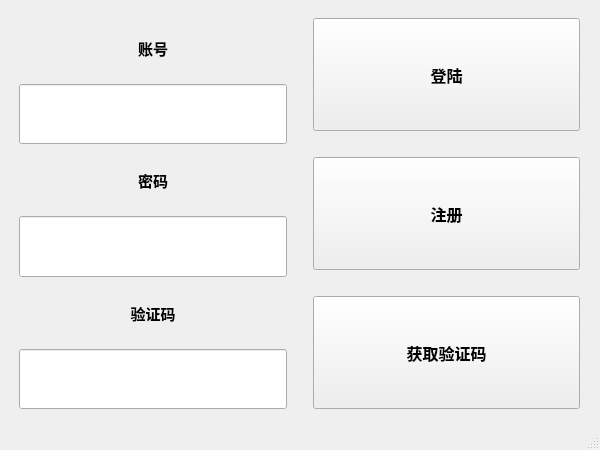
<?xml version="1.0" encoding="UTF-8"?>
<ui version="4.0">
 <class>login</class>
 <widget class="QMainWindow" name="login">
  <property name="windowModality">
   <enum>Qt::ApplicationModal</enum>
  </property>
  <property name="geometry">
   <rect>
    <x>0</x>
    <y>0</y>
    <width>600</width>
    <height>450</height>
   </rect>
  </property>
  <property name="sizePolicy">
   <sizepolicy hsizetype="Preferred" vsizetype="Preferred">
    <horstretch>0</horstretch>
    <verstretch>0</verstretch>
   </sizepolicy>
  </property>
  <property name="minimumSize">
   <size>
    <width>600</width>
    <height>450</height>
   </size>
  </property>
  <property name="maximumSize">
   <size>
    <width>600</width>
    <height>450</height>
   </size>
  </property>
  <property name="windowTitle">
   <string>MainWindow</string>
  </property>
  <widget class="QWidget" name="centralwidget">
   <property name="sizePolicy">
    <sizepolicy hsizetype="Preferred" vsizetype="Preferred">
     <horstretch>0</horstretch>
     <verstretch>0</verstretch>
    </sizepolicy>
   </property>
   <widget class="QWidget" name="">
    <property name="geometry">
     <rect>
      <x>19</x>
      <y>18</y>
      <width>561</width>
      <height>391</height>
     </rect>
    </property>
    <layout class="QHBoxLayout" name="horizontalLayout">
     <item>
      <layout class="QVBoxLayout" name="verticalLayout">
       <item>
        <widget class="QLabel" name="label">
         <property name="sizePolicy">
          <sizepolicy hsizetype="Expanding" vsizetype="Expanding">
           <horstretch>0</horstretch>
           <verstretch>0</verstretch>
          </sizepolicy>
         </property>
         <property name="minimumSize">
          <size>
           <width>187</width>
           <height>22</height>
          </size>
         </property>
         <property name="font">
          <font>
           <family>微软雅黑</family>
           <pointsize>11</pointsize>
           <weight>75</weight>
           <bold>true</bold>
          </font>
         </property>
         <property name="focusPolicy">
          <enum>Qt::NoFocus</enum>
         </property>
         <property name="text">
          <string>账号</string>
         </property>
         <property name="alignment">
          <set>Qt::AlignCenter</set>
         </property>
        </widget>
       </item>
       <item>
        <widget class="QLineEdit" name="account">
         <property name="sizePolicy">
          <sizepolicy hsizetype="Expanding" vsizetype="Expanding">
           <horstretch>0</horstretch>
           <verstretch>0</verstretch>
          </sizepolicy>
         </property>
         <property name="minimumSize">
          <size>
           <width>178</width>
           <height>0</height>
          </size>
         </property>
         <property name="toolTip">
          <string/>
         </property>
         <property name="whatsThis">
          <string/>
         </property>
         <property name="maxLength">
          <number>16</number>
         </property>
        </widget>
       </item>
       <item>
        <widget class="QLabel" name="label_2">
         <property name="sizePolicy">
          <sizepolicy hsizetype="Expanding" vsizetype="Expanding">
           <horstretch>0</horstretch>
           <verstretch>0</verstretch>
          </sizepolicy>
         </property>
         <property name="minimumSize">
          <size>
           <width>187</width>
           <height>22</height>
          </size>
         </property>
         <property name="font">
          <font>
           <family>微软雅黑</family>
           <pointsize>11</pointsize>
           <weight>75</weight>
           <bold>true</bold>
          </font>
         </property>
         <property name="text">
          <string> 密码 </string>
         </property>
         <property name="alignment">
          <set>Qt::AlignCenter</set>
         </property>
        </widget>
       </item>
       <item>
        <widget class="QLineEdit" name="password">
         <property name="sizePolicy">
          <sizepolicy hsizetype="Expanding" vsizetype="Expanding">
           <horstretch>0</horstretch>
           <verstretch>0</verstretch>
          </sizepolicy>
         </property>
         <property name="minimumSize">
          <size>
           <width>187</width>
           <height>22</height>
          </size>
         </property>
         <property name="maximumSize">
          <size>
           <width>16777215</width>
           <height>16777215</height>
          </size>
         </property>
         <property name="whatsThis">
          <string/>
         </property>
         <property name="maxLength">
          <number>16</number>
         </property>
         <property name="echoMode">
          <enum>QLineEdit::Password</enum>
         </property>
        </widget>
       </item>
       <item>
        <widget class="QLabel" name="label_3">
         <property name="sizePolicy">
          <sizepolicy hsizetype="Expanding" vsizetype="Expanding">
           <horstretch>0</horstretch>
           <verstretch>0</verstretch>
          </sizepolicy>
         </property>
         <property name="minimumSize">
          <size>
           <width>187</width>
           <height>22</height>
          </size>
         </property>
         <property name="font">
          <font>
           <family>微软雅黑</family>
           <pointsize>11</pointsize>
           <weight>75</weight>
           <bold>true</bold>
          </font>
         </property>
         <property name="text">
          <string>验证码</string>
         </property>
         <property name="alignment">
          <set>Qt::AlignCenter</set>
         </property>
        </widget>
       </item>
       <item>
        <widget class="QLineEdit" name="vCode">
         <property name="sizePolicy">
          <sizepolicy hsizetype="Expanding" vsizetype="Expanding">
           <horstretch>0</horstretch>
           <verstretch>0</verstretch>
          </sizepolicy>
         </property>
         <property name="minimumSize">
          <size>
           <width>187</width>
           <height>22</height>
          </size>
         </property>
         <property name="whatsThis">
          <string/>
         </property>
         <property name="maxLength">
          <number>16</number>
         </property>
         <property name="echoMode">
          <enum>QLineEdit::Password</enum>
         </property>
        </widget>
       </item>
      </layout>
     </item>
     <item>
      <spacer name="verticalSpacer">
       <property name="orientation">
        <enum>Qt::Vertical</enum>
       </property>
       <property name="sizeHint" stdset="0">
        <size>
         <width>20</width>
         <height>40</height>
        </size>
       </property>
      </spacer>
     </item>
     <item>
      <layout class="QVBoxLayout" name="verticalLayout_2">
       <item>
        <widget class="QPushButton" name="loginButton">
         <property name="sizePolicy">
          <sizepolicy hsizetype="Expanding" vsizetype="Expanding">
           <horstretch>0</horstretch>
           <verstretch>0</verstretch>
          </sizepolicy>
         </property>
         <property name="font">
          <font>
           <pointsize>12</pointsize>
           <weight>75</weight>
           <bold>true</bold>
          </font>
         </property>
         <property name="text">
          <string>登陆</string>
         </property>
        </widget>
       </item>
       <item>
        <spacer name="horizontalSpacer_2">
         <property name="orientation">
          <enum>Qt::Horizontal</enum>
         </property>
         <property name="sizeHint" stdset="0">
          <size>
           <width>40</width>
           <height>20</height>
          </size>
         </property>
        </spacer>
       </item>
       <item>
        <widget class="QPushButton" name="signButton">
         <property name="sizePolicy">
          <sizepolicy hsizetype="Expanding" vsizetype="Expanding">
           <horstretch>0</horstretch>
           <verstretch>0</verstretch>
          </sizepolicy>
         </property>
         <property name="font">
          <font>
           <pointsize>12</pointsize>
           <weight>75</weight>
           <bold>true</bold>
          </font>
         </property>
         <property name="text">
          <string>注册</string>
         </property>
        </widget>
       </item>
       <item>
        <spacer name="horizontalSpacer">
         <property name="orientation">
          <enum>Qt::Horizontal</enum>
         </property>
         <property name="sizeHint" stdset="0">
          <size>
           <width>40</width>
           <height>20</height>
          </size>
         </property>
        </spacer>
       </item>
       <item>
        <widget class="QPushButton" name="vCodeButton">
         <property name="sizePolicy">
          <sizepolicy hsizetype="Expanding" vsizetype="Expanding">
           <horstretch>0</horstretch>
           <verstretch>0</verstretch>
          </sizepolicy>
         </property>
         <property name="font">
          <font>
           <pointsize>12</pointsize>
           <weight>75</weight>
           <bold>true</bold>
          </font>
         </property>
         <property name="text">
          <string>获取验证码</string>
         </property>
        </widget>
       </item>
      </layout>
     </item>
    </layout>
   </widget>
  </widget>
  <widget class="QMenuBar" name="menubar">
   <property name="geometry">
    <rect>
     <x>0</x>
     <y>0</y>
     <width>600</width>
     <height>17</height>
    </rect>
   </property>
  </widget>
  <widget class="QStatusBar" name="statusbar"/>
 </widget>
 <resources/>
 <connections/>
</ui>
